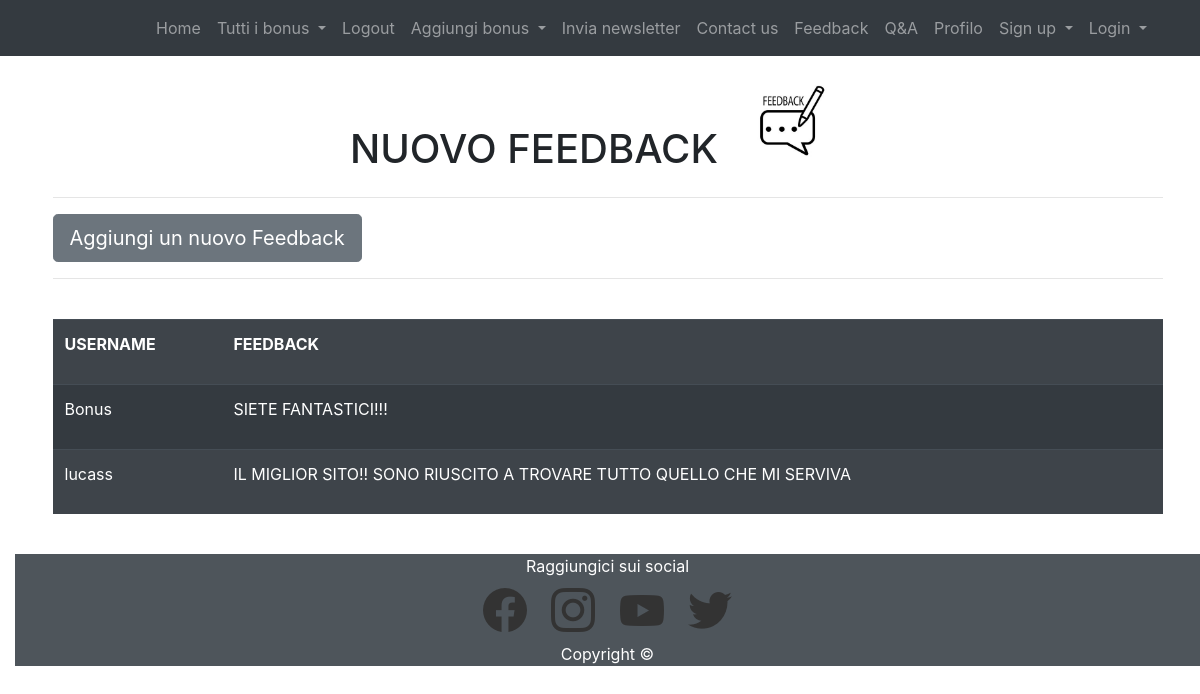
/feedback (signed in), run on the app's committed database.
### model.py (models this page shows, shortened)
class feeds(db.Model):
    __tablename__ = 'feeds'
    _id = db.Column("id", db.Integer, primary_key=True)
    username = db.Column(db.String(100))
    feedback = db.Column(db.String(1000))

### app.py (the view)
@app.route('/feedback')
def feedback():
    return render_template('feedback.html', values=feeds.query.all())

### app.py (called while the page is built)
@login_manager.user_loader
def load_user(user_id):
    if session['user']:
        return User.query.get(int(user_id))
    else:
        return Firm.query.get(int(user_id))

### templates/feedback.html
{% extends "layoutfeedback.html" %}
{% block content %}
    <div class="titleBlock"><h1 style="text-align: center" class="titleText">NUOVO FEEDBACK</h1><div class="titlefeedback"></div></div>
         <hr>
            <button onclick="location.href='/newFeedback'" class="btn btn-secondary btn-lg" >Aggiungi un nuovo Feedback</button>
         <hr>
         <br>
         <table class="table table-dark table-striped">
                <tr>
                    <th><p>USERNAME</p></th>
                    <th><p>FEEDBACK</p></th>
                </tr>
            {% for item in values %}
                <tr>
                    <td>
                        <p>{{ item.username }}</p>
                    </td>
                    <td>
                        <p style="text-transform: uppercase">{{ item.feedback }}</p>
                    </td>
                </tr>
            {% endfor %}
         </table>
{%  endblock %}

### static/css/main.css (style rules this page uses)
body { padding-top: 10px; padding-left: 15px; padding-bottom: 10px; }
.titleBlock { display: block; margin: auto; position: relative; width: fit-content; }
.titleText { display: inline-block; }
.titlefeedback { background-image: url("../images/feedback1.jpeg"); background-size: contain; background-repeat: no-repeat; padding-top: 10px; padding-bottom: 10px; width: 7.2em; height:5.2em; display: inline-block; margin-left: 2em; }

### static/css/modern-business.css (style rules this page uses)
body { padding-top: 56px; }

### data on the page
feeds: username "Bonus", feedback "SIETE FANTASTICI!!!"
feeds: username "lucass", feedback "IL MIGLIOR SITO!! SONO RIUSCITO A TROVARE TUTTO QUELLO CHE MI SERVIVA"
